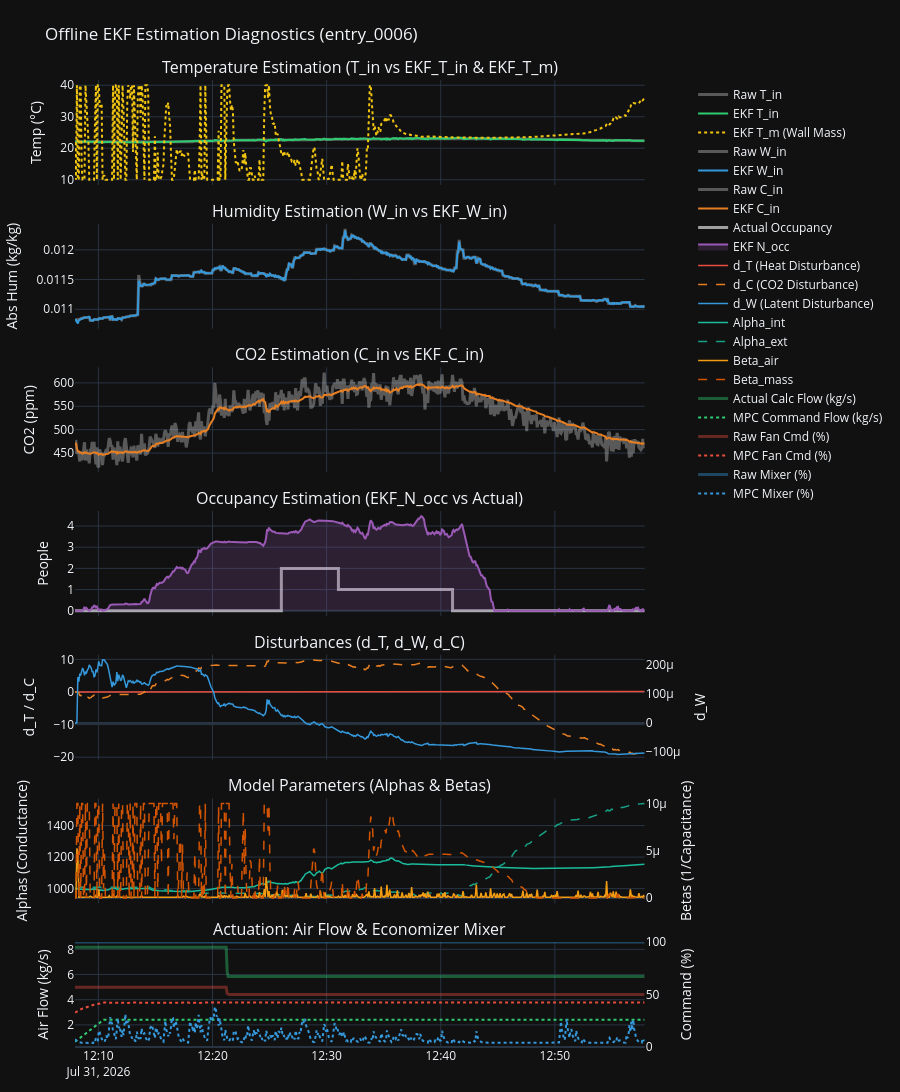

Notebook code cell kept with this figure:
### Code cell
import plotly.graph_objects as go
from plotly.subplots import make_subplots
import numpy as np
import pandas as pd


# Fetch the raw and processed datasets
df_raw = store.get_entry_raw_data("experiments", entry_id)
results_df = store.get_entry_processed_data("experiments", entry_id, "controller_evaluation")

# ==========================================
# 2. Data Preparation
# ==========================================
def rh_to_w(T, rh):
    rh_frac = rh / 100.0 if (rh > 1.0).any() else rh
    p_sat = 610.94 * np.exp(17.625 * T / (243.04 + T))
    p_vapor = rh_frac * p_sat
    return 0.62198 * p_vapor / (101325.0 - p_vapor)

# We use the timestamp from the results_df which has already been localized
time_arr = pd.to_datetime(results_df['timestamp'], format='mixed')
raw_w_in = rh_to_w(df_raw['room_1_t'], df_raw['room_1_h'])

# ==========================================
# 3. Plotting
# ==========================================
fig = make_subplots(
    rows=7, cols=1,
    subplot_titles=[
        "Temperature Estimation (T_in vs EKF_T_in & EKF_T_m)",
        "Humidity Estimation (W_in vs EKF_W_in)",
        "CO2 Estimation (C_in vs EKF_C_in)",
        "Occupancy Estimation (EKF_N_occ vs Actual)",
        "Disturbances (d_T, d_W, d_C)",
        "Model Parameters (Alphas & Betas)",
        "Actuation: Air Flow & Economizer Mixer"
    ],
    vertical_spacing=0.04,
    shared_xaxes=True,
    specs=[
        [{"secondary_y": False}], # 1. Temp
        [{"secondary_y": False}], # 2. Hum
        [{"secondary_y": False}], # 3. CO2
        [{"secondary_y": False}], # 4. Occ
        [{"secondary_y": True}],  # 5. Disturbances 
        [{"secondary_y": True}],  # 6. Params
        [{"secondary_y": True}]   # 7. Flow & Commands (Secondary Y enabled)

    ]
)

# --- 1. Temperature (T, EKF_T, EKF_Tm) ---
fig.add_trace(go.Scatter(x=time_arr, y=df_raw['room_1_t'], name="Raw T_in", line=dict(color="rgba(255,255,255,0.3)", width=3)), row=1, col=1)
fig.add_trace(go.Scatter(x=time_arr, y=results_df['EKF_T_in'], name="EKF T_in", line=dict(color="#2ecc71", width=2)), row=1, col=1)
fig.add_trace(go.Scatter(x=time_arr, y=results_df['EKF_T_m'], name="EKF T_m (Wall Mass)", line=dict(color="#f1c40f", width=2, dash='dot')), row=1, col=1)

# --- 2. Humidity (W vs EKF_W) ---
fig.add_trace(go.Scatter(x=time_arr, y=raw_w_in, name="Raw W_in", line=dict(color="rgba(255,255,255,0.3)", width=3)), row=2, col=1)
fig.add_trace(go.Scatter(x=time_arr, y=results_df['EKF_W_in'], name="EKF W_in", line=dict(color="#3498db", width=2)), row=2, col=1)

# --- 3. CO2 (C vs EKF_C) ---
fig.add_trace(go.Scatter(x=time_arr, y=df_raw['room_2_c'], name="Raw C_in", line=dict(color="rgba(255,255,255,0.3)", width=3)), row=3, col=1)
fig.add_trace(go.Scatter(x=time_arr, y=results_df['EKF_C_in'], name="EKF C_in", line=dict(color="#e67e22", width=2)), row=3, col=1)

# --- 4. Occupancy (Actual vs EKF_N_occ) ---
# Assuming 'actual_occupancy' is now permanently part of df_raw after your previous update
if 'actual_occupancy' in df_raw.columns:
    fig.add_trace(go.Scatter(x=time_arr, y=df_raw['actual_occupancy'], name="Actual Occupancy", line=dict(color="rgba(255,255,255,0.6)", width=3, shape='hv')), row=4, col=1)
fig.add_trace(go.Scatter(x=time_arr, y=results_df['EKF_N_occ'], name="EKF N_occ", line=dict(color="#9b59b6", width=2), fill='tozeroy', fillcolor="rgba(155, 89, 182, 0.2)"), row=4, col=1)

# --- 5. Disturbances (d_T, d_W, d_C) ---
fig.add_trace(go.Scatter(x=time_arr, y=results_df['EKF_d_T'], name="d_T (Heat Disturbance)", line=dict(color="#e74c3c", width=1.5)), row=5, col=1, secondary_y=False)
fig.add_trace(go.Scatter(x=time_arr, y=results_df['EKF_d_C'], name="d_C (CO2 Disturbance)", line=dict(color="#e67e22", width=1.5, dash='dash')), row=5, col=1, secondary_y=False)
fig.add_trace(go.Scatter(x=time_arr, y=results_df['EKF_d_W'], name="d_W (Latent Disturbance)", line=dict(color="#3498db", width=1.5)), row=5, col=1, secondary_y=True)

# --- 6. Parameters (Alphas & Betas) ---
fig.add_trace(go.Scatter(x=time_arr, y=results_df['EKF_alpha_int'], name="Alpha_int", line=dict(color="#1abc9c", width=1.5)), row=6, col=1, secondary_y=False)
fig.add_trace(go.Scatter(x=time_arr, y=results_df['EKF_alpha_ext'], name="Alpha_ext", line=dict(color="#16a085", width=1.5, dash='dash')), row=6, col=1, secondary_y=False)
fig.add_trace(go.Scatter(x=time_arr, y=results_df['EKF_beta_air'], name="Beta_air", line=dict(color="#f39c12", width=1.5)), row=6, col=1, secondary_y=True)
fig.add_trace(go.Scatter(x=time_arr, y=results_df['EKF_beta_mass'], name="Beta_mass", line=dict(color="#d35400", width=1.5, dash='dash')), row=6, col=1, secondary_y=True)




# --- 7. Flow & Commands (Primary: kg/s, Secondary: %) ---
# Flows (Primary Y Axis)
fig.add_trace(go.Scatter(x=time_arr, y=results_df['Actual_Calculated_Flow'], name="Actual Calc Flow (kg/s)", line=dict(color="rgba(46, 204, 113, 0.4)", width=3)), row=7, col=1, secondary_y=False)
fig.add_trace(go.Scatter(x=time_arr, y=results_df['MPC_u_cmd_flow'], name="MPC Command Flow (kg/s)", line=dict(color="#2ecc71", width=2, dash='dot')), row=7, col=1, secondary_y=False)
# Fan & Mixer Percentages (Secondary Y Axis)
fig.add_trace(go.Scatter(x=time_arr, y=df_raw['fan'], name="Raw Fan Cmd (%)", line=dict(color="rgba(231, 76, 60, 0.4)", width=3)), row=7, col=1, secondary_y=True)
fig.add_trace(go.Scatter(x=time_arr, y=results_df['MPC_Fan_Cmd'], name="MPC Fan Cmd (%)", line=dict(color="#e74c3c", width=2, dash='dot')), row=7, col=1, secondary_y=True)
fig.add_trace(go.Scatter(x=time_arr, y=df_raw['mixer'], name="Raw Mixer (%)", line=dict(color="rgba(52, 152, 219, 0.4)", width=3)), row=7, col=1, secondary_y=True)
fig.add_trace(go.Scatter(x=time_arr, y=results_df['MPC_Mixer_Ratio'], name="MPC Mixer (%)", line=dict(color="#3498db", width=2, dash='dot')), row=7, col=1, secondary_y=True)


# --- Layout Styling ---
fig.update_layout(
    height=1900, 
    template="plotly_dark",
    title_text=f"Offline EKF Estimation Diagnostics ({entry_id})",
    margin=dict(l=30, r=30, t=80, b=30),
    hovermode="x unified"
)

# Axis titles
fig.update_yaxes(title_text="Temp (°C)", row=1, col=1)
fig.update_yaxes(title_text="Abs Hum (kg/kg)", row=2, col=1)
fig.update_yaxes(title_text="CO2 (ppm)", row=3, col=1)
fig.update_yaxes(title_text="People", row=4, col=1)

fig.update_yaxes(title_text="d_T / d_C", row=5, col=1, secondary_y=False)
fig.update_yaxes(title_text="d_W", row=5, col=1, secondary_y=True, showgrid=False)

fig.update_yaxes(title_text="Alphas (Conductance)", row=6, col=1, secondary_y=False)
fig.update_yaxes(title_text="Betas (1/Capacitance)", row=6, col=1, secondary_y=True, showgrid=False)

fig.update_yaxes(title_text="Air Flow (kg/s)", row=7, col=1, secondary_y=False)
fig.update_yaxes(title_text="Command (%)", range=[0, 100], row=7, col=1, secondary_y=True, showgrid=False)


fig.show()

### Figure 1 — Plotly figure (JSON) as saved in the notebook; plotly's stock layout.template omitted (floating-point values rounded to 4 significant figures; data arrays with more than 128 entries replaced by an {"elided": "..."} marker saying what was removed)
{"data": [{"line": {"color": "rgba(255,255,255,0.3)", "width": 3}, "name": "Raw T_in", "type": "scatter", "x": {"elided": "600 str values"}, "xaxis": "x", "y": {"elided": "600 float values"}, "yaxis": "y"}, {"line": {"color": "#2ecc71", "width": 2}, "name": "EKF T_in", "type": "scatter", "x": {"elided": "600 str values"}, "xaxis": "x", "y": {"elided": "600 float values"}, "yaxis": "y"}, {"line": {"color": "#f1c40f", "dash": "dot", "width": 2}, "name": "EKF T_m (Wall Mass)", "type": "scatter", "x": {"elided": "600 str values"}, "xaxis": "x", "y": {"elided": "600 float values"}, "yaxis": "y"}, {"line": {"color": "rgba(255,255,255,0.3)", "width": 3}, "name": "Raw W_in", "type": "scatter", "x": {"elided": "600 str values"}, "xaxis": "x2", "y": {"elided": "600 float values"}, "yaxis": "y2"}, {"line": {"color": "#3498db", "width": 2}, "name": "EKF W_in", "type": "scatter", "x": {"elided": "600 str values"}, "xaxis": "x2", "y": {"elided": "600 float values"}, "yaxis": "y2"}, {"line": {"color": "rgba(255,255,255,0.3)", "width": 3}, "name": "Raw C_in", "type": "scatter", "x": {"elided": "600 str values"}, "xaxis": "x3", "y": {"elided": "600 int values"}, "yaxis": "y3"}, {"line": {"color": "#e67e22", "width": 2}, "name": "EKF C_in", "type": "scatter", "x": {"elided": "600 str values"}, "xaxis": "x3", "y": {"elided": "600 float values"}, "yaxis": "y3"}, {"line": {"color": "rgba(255,255,255,0.6)", "shape": "hv", "width": 3}, "name": "Actual Occupancy", "type": "scatter", "x": {"elided": "600 str values"}, "xaxis": "x4", "y": {"elided": "600 int values"}, "yaxis": "y4"}, {"fill": "tozeroy", "fillcolor": "rgba(155, 89, 182, 0.2)", "line": {"color": "#9b59b6", "width": 2}, "name": "EKF N_occ", "type": "scatter", "x": {"elided": "600 str values"}, "xaxis": "x4", "y": {"elided": "600 float values"}, "yaxis": "y4"}, {"line": {"color": "#e74c3c", "width": 1.5}, "name": "d_T (Heat Disturbance)", "type": "scatter", "x": {"elided": "600 str values"}, "xaxis": "x5", "y": {"elided": "600 float values"}, "yaxis": "y5"}, {"line": {"color": "#e67e22", "dash": "dash", "width": 1.5}, "name": "d_C (CO2 Disturbance)", "type": "scatter", "x": {"elided": "600 str values"}, "xaxis": "x5", "y": {"elided": "600 float values"}, "yaxis": "y5"}, {"line": {"color": "#3498db", "width": 1.5}, "name": "d_W (Latent Disturbance)", "type": "scatter", "x": {"elided": "600 str values"}, "xaxis": "x5", "y": {"elided": "600 float values"}, "yaxis": "y6"}, {"line": {"color": "#1abc9c", "width": 1.5}, "name": "Alpha_int", "type": "scatter", "x": {"elided": "600 str values"}, "xaxis": "x6", "y": {"elided": "600 float values"}, "yaxis": "y7"}, {"line": {"color": "#16a085", "dash": "dash", "width": 1.5}, "name": "Alpha_ext", "type": "scatter", "x": {"elided": "600 str values"}, "xaxis": "x6", "y": {"elided": "600 float values"}, "yaxis": "y7"}, {"line": {"color": "#f39c12", "width": 1.5}, "name": "Beta_air", "type": "scatter", "x": {"elided": "600 str values"}, "xaxis": "x6", "y": {"elided": "600 float values"}, "yaxis": "y8"}, {"line": {"color": "#d35400", "dash": "dash", "width": 1.5}, "name": "Beta_mass", "type": "scatter", "x": {"elided": "600 str values"}, "xaxis": "x6", "y": {"elided": "600 float values"}, "yaxis": "y8"}, {"line": {"color": "rgba(46, 204, 113, 0.4)", "width": 3}, "name": "Actual Calc Flow (kg/s)", "type": "scatter", "x": {"elided": "600 str values"}, "xaxis": "x7", "y": {"elided": "600 float values"}, "yaxis": "y9"}, {"line": {"color": "#2ecc71", "dash": "dot", "width": 2}, "name": "MPC Command Flow (kg/s)", "type": "scatter", "x": {"elided": "600 str values"}, "xaxis": "x7", "y": {"elided": "600 float values"}, "yaxis": "y9"}, {"line": {"color": "rgba(231, 76, 60, 0.4)", "width": 3}, "name": "Raw Fan Cmd (%)", "type": "scatter", "x": {"elided": "600 str values"}, "xaxis": "x7", "y": {"elided": "600 int values"}, "yaxis": "y10"}, {"line": {"color": "#e74c3c", "dash": "dot", "width": 2}, "name": "MPC Fan Cmd (%)", "type": "scatter", "x": {"elided": "600 str values"}, "xaxis": "x7", "y": {"elided": "600 float values"}, "yaxis": "y10"}, {"line": {"color": "rgba(52, 152, 219, 0.4)", "width": 3}, "name": "Raw Mixer (%)", "type": "scatter", "x": {"elided": "600 str values"}, "xaxis": "x7", "y": {"elided": "600 int values"}, "yaxis": "y10"}, {"line": {"color": "#3498db", "dash": "dot", "width": 2}, "name": "MPC Mixer (%)", "type": "scatter", "x": {"elided": "600 str values"}, "xaxis": "x7", "y": {"elided": "600 float values"}, "yaxis": "y10"}], "layout": {"annotations": [{"font": {"size": 16}, "showarrow": false, "text": "Temperature Estimation (T_in vs EKF_T_in & EKF_T_m)", "x": 0.47, "xanchor": "center", "xref": "paper", "y": 1, "yanchor": "bottom", "yref": "paper"}, {"font": {"size": 16}, "showarrow": false, "text": "Humidity Estimation (W_in vs EKF_W_in)", "x": 0.47, "xanchor": "center", "xref": "paper", "y": 0.8514, "yanchor": "bottom", "yref": "paper"}, {"font": {"size": 16}, "showarrow": false, "text": "CO2 Estimation (C_in vs EKF_C_in)", "x": 0.47, "xanchor": "center", "xref": "paper", "y": 0.7029, "yanchor": "bottom", "yref": "paper"}, {"font": {"size": 16}, "showarrow": false, "text": "Occupancy Estimation (EKF_N_occ vs Actual)", "x": 0.47, "xanchor": "center", "xref": "paper", "y": 0.5543, "yanchor": "bottom", "yref": "paper"}, {"font": {"size": 16}, "showarrow": false, "text": "Disturbances (d_T, d_W, d_C)", "x": 0.47, "xanchor": "center", "xref": "paper", "y": 0.4057, "yanchor": "bottom", "yref": "paper"}, {"font": {"size": 16}, "showarrow": false, "text": "Model Parameters (Alphas & Betas)", "x": 0.47, "xanchor": "center", "xref": "paper", "y": 0.2571, "yanchor": "bottom", "yref": "paper"}, {"font": {"size": 16}, "showarrow": false, "text": "Actuation: Air Flow & Economizer Mixer", "x": 0.47, "xanchor": "center", "xref": "paper", "y": 0.1086, "yanchor": "bottom", "yref": "paper"}], "height": 1900, "hovermode": "x unified", "margin": {"b": 30, "l": 30, "r": 30, "t": 80}, "title": {"text": "Offline EKF Estimation Diagnostics (entry_0006)"}, "xaxis": {"anchor": "y", "domain": [0, 0.94], "matches": "x7", "showticklabels": false}, "xaxis2": {"anchor": "y2", "domain": [0, 0.94], "matches": "x7", "showticklabels": false}, "xaxis3": {"anchor": "y3", "domain": [0, 0.94], "matches": "x7", "showticklabels": false}, "xaxis4": {"anchor": "y4", "domain": [0, 0.94], "matches": "x7", "showticklabels": false}, "xaxis5": {"anchor": "y5", "domain": [0, 0.94], "matches": "x7", "showticklabels": false}, "xaxis6": {"anchor": "y7", "domain": [0, 0.94], "matches": "x7", "showticklabels": false}, "xaxis7": {"anchor": "y9", "domain": [0, 0.94]}, "yaxis": {"anchor": "x", "domain": [0.8914, 1], "title": {"text": "Temp (°C)"}}, "yaxis10": {"anchor": "x7", "overlaying": "y9", "range": [0, 100], "showgrid": false, "side": "right", "title": {"text": "Command (%)"}}, "yaxis2": {"anchor": "x2", "domain": [0.7429, 0.8514], "title": {"text": "Abs Hum (kg/kg)"}}, "yaxis3": {"anchor": "x3", "domain": [0.5943, 0.7029], "title": {"text": "CO2 (ppm)"}}, "yaxis4": {"anchor": "x4", "domain": [0.4457, 0.5543], "title": {"text": "People"}}, "yaxis5": {"anchor": "x5", "domain": [0.2971, 0.4057], "title": {"text": "d_T / d_C"}}, "yaxis6": {"anchor": "x5", "overlaying": "y5", "showgrid": false, "side": "right", "title": {"text": "d_W"}}, "yaxis7": {"anchor": "x6", "domain": [0.1486, 0.2571], "title": {"text": "Alphas (Conductance)"}}, "yaxis8": {"anchor": "x6", "overlaying": "y7", "showgrid": false, "side": "right", "title": {"text": "Betas (1/Capacitance)"}}, "yaxis9": {"anchor": "x7", "domain": [0, 0.1086], "title": {"text": "Air Flow (kg/s)"}}}}
